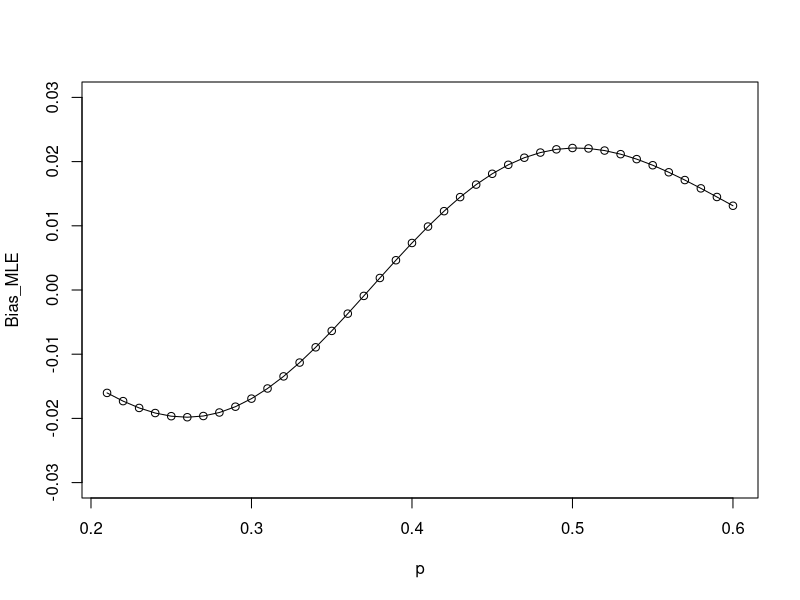

This chart was generated by the following R code:
# Data From Simon's Method
Alpha <- 0.1
Beta <- 0.9
a1 <- 6
a <- 18
n1 <- 20
n2 <- 27
p0 <- 0.3
p1 <- 0.5
b1 <- 10

p <- c()
Bias_MLE <- c()
k <- 0
i <- 0.2

while (i <= 0.6){
  i <- i + 0.01
  k = k+1
  p[k] <- i
  Bias_MLE[k] <- 0
  for (j in (a1+1):b1-1){
    Bias_MLE[k] = Bias_MLE[k] + ((j-n1*p[k])*(p[k]^j)*(1-p[k])^(n1-j)*choose(n1,j))  
  }
  Bias_MLE[k] = (-n2/(n1*(n1+n2)))*Bias_MLE[k]
}

plot(p, Bias_MLE, type="o", ylim = c(-0.03, 0.03))
